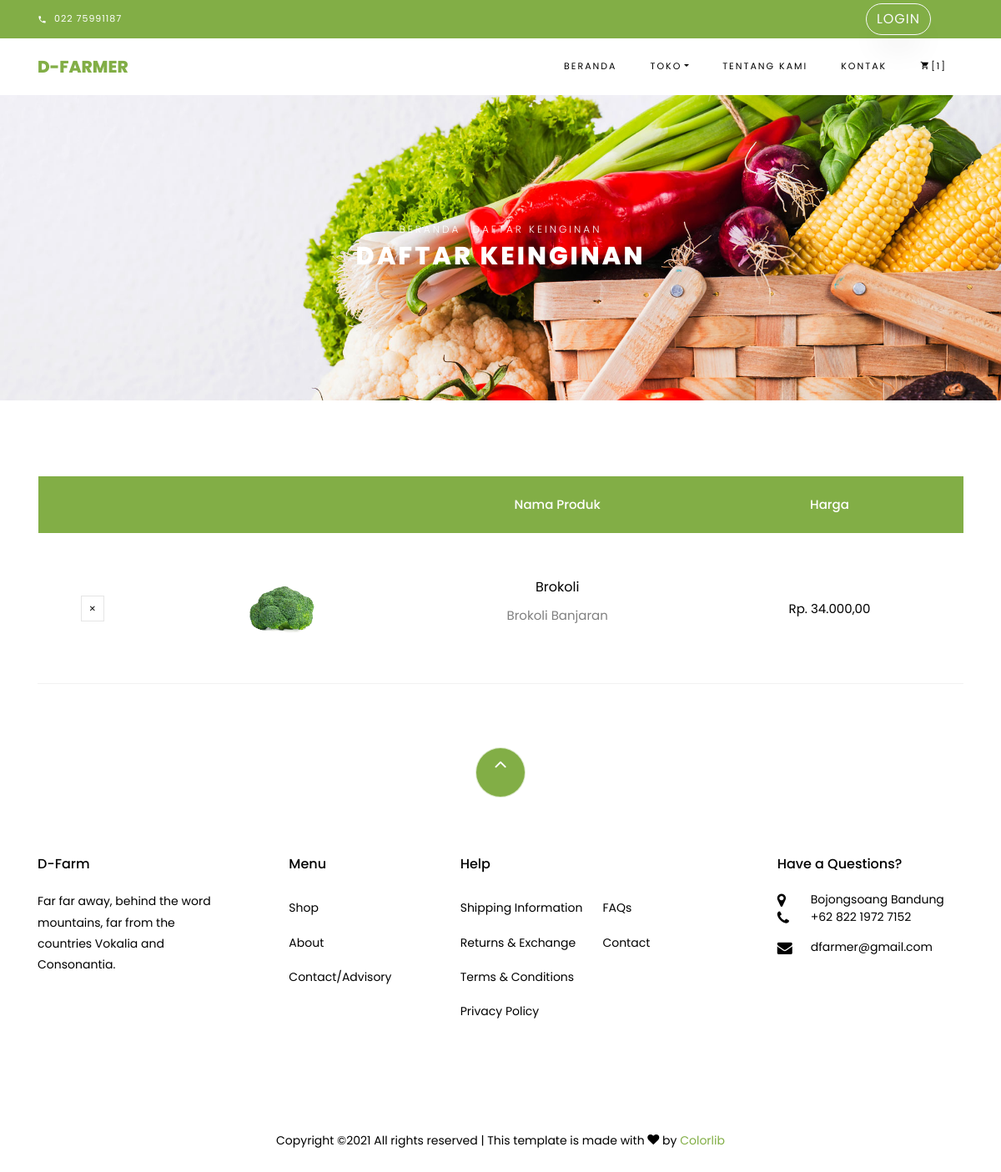
The page /index.php/shop/wishlist on the database its author committed.
### tables this page shows
CREATE TABLE `wishlist` (
  `id_wishlist` int(11) NOT NULL,
  `keterangan_wishlist` int(11) NOT NULL,
  `total` int(11) NOT NULL,
  `id_barang` int(11) NOT NULL,
  `id_user` int(11) NOT NULL
);

CREATE TABLE `barang` (
  `id_barang` int(11) NOT NULL,
  `nama_barang` varchar(255) NOT NULL,
  `keterangan_barang` varchar(255) NOT NULL,
  `harga_barang` varchar(255) NOT NULL,
  `tanggal` date NOT NULL,
  `jumlah` int(11) NOT NULL,
  `jenis` varchar(255) NOT NULL,
  `satuan` varchar(255) NOT NULL,
  `gambar` varchar(255) NOT NULL,
  `id_sumber` int(11) NOT NULL,
  `id_gudang` int(11) NOT NULL,
  `id_kategori` int(11) NOT NULL
);

### application/controllers/Shop.php (called while the page is built, shortened)
<?php
class Shop extends CI_Controller {
	function __construct(){
		$this->load->model('M_All');
	}
	public function wishlist()
	{
		if($this->session->userdata('status') != "login"){
			$data['wishlist'] = $this->M_All->join_wishlist('barang', 'wishlist')->result();
			$this->load->view('template/header');
			$this->load->view('shop/wishlist', $data);
			$this->load->view('template/footer');
		}else {
			$data['wishlist'] = $this->M_All->join_wishlist('barang', 'wishlist')->result();
			$this->load->view('template/header');
			$this->load->view('shop/wishlist', $data);
			$this->load->view('template/footer');
		}
	}
}

### index.php (called while the page is built, shortened)
<?php
require_once BASEPATH.'core/CodeIgniter.php';

### application/models/M_All.php (called while the page is built, shortened)
<?php
class M_All extends CI_Model{
    function join_wishlist($from, $at)
    {
        $this->db->select('*');
        $this->db->from($from);
        $this->db->join($at, 'wishlist.id_barang = barang.id_barang');
        return $this->db->get();
    }
}

### application/views/shop/wishlist.php (the view, shortened to what this page needs)
<div class="hero-wrap hero-bread" style="background-image: url(<?php echo base_url()?>assets/images/bg_1.jpg);">
  <div class="container">
    <div class="row no-gutters slider-text align-items-center justify-content-center">
      <div class="col-md-9 ftco-animate text-center">
      	<p class="breadcrumbs"><span class="mr-2"><a href="<?= base_url()?>index.php/Shop">Beranda</a></span> <span>Daftar Keinginan</span></p>
        <h1 class="mb-0 bread">Daftar Keinginan</h1>
      </div>
    </div>
  </div>
</div>
<section class="ftco-section ftco-cart">
    <div class="container">
        <div class="row">
        <div class="col-md-12 ftco-animate">
            <div class="cart-list">
                <table class="table">
                    <thead class="thead-primary">
                      <tr class="text-center">
                        <th>&nbsp;</th>
                        <th>&nbsp;</th>
                        <th>Nama Produk</th>
                        <th>Harga</th>
                      </tr>
                    </thead>
                    <tbody>
                        <?php foreach ($wishlist as $w) {
                        ?>
                      <tr class="text-center">
                        <td class="product-remove"><a href="<?= base_url('index.php/shop/delWish/')?><?= $w->id_barang?>"><span class="ion-ios-close"></span></a></td>
                        <td class="image-prod"><div class="img" style="background-image:url(<?= base_url('assets_admin/img/gambar_barang/')?><?= $w->gambar; ?>);"></div></td>
                        <td class="product-name">
                            <h3><?= $w->nama_barang?></h3>
                            <p><?= $w->keterangan_barang?></p>
                        </td>
                        <td class="price">Rp. <?= number_format($w->harga_barang, 2, ",", ".") ?></td>
                      </tr>
                  <?php } ?>
                    </tbody>
                  </table>
              </div>
        </div>
    </div>
    </div>
</section>

### rows shown on the page
wishlist: id_barang.gambar (picture), id_barang.nama_barang "Brokoli", id_barang.keterangan_barang "Brokoli Banjaran", id_barang.harga_barang "34.000,00"

### other values the page prints
$this->M_All->count('cart') "1"
